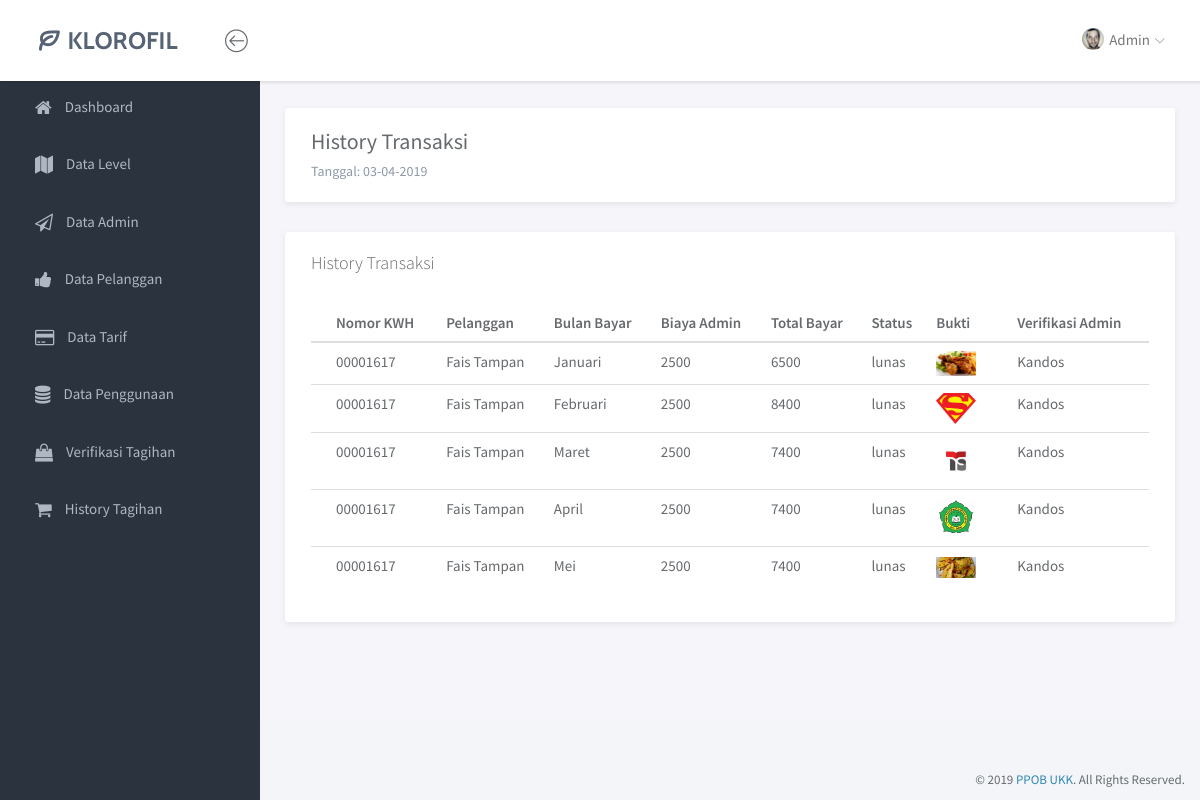
The page /index.php/pembayaran on the database its author committed.
### tables this page shows
CREATE TABLE `pembayaran` (
  `id_pembayaran` int(11) NOT NULL,
  `id_tagihan` int(11) NOT NULL,
  `tanggal_bayar` date NOT NULL,
  `bulan_bayar` varchar(20) NOT NULL,
  `biaya_admin` int(11) NOT NULL,
  `total_bayar` int(11) NOT NULL,
  `status` enum('belum lunas','lunas','pending','ditolak') NOT NULL,
  `bukti` varchar(100) NOT NULL,
  `id_admin` int(11) DEFAULT NULL
);

CREATE TABLE `pelanggan` (
  `id_pelanggan` int(11) NOT NULL,
  `username` varchar(50) NOT NULL,
  `password` varchar(50) NOT NULL,
  `nomorKWH` varchar(50) NOT NULL,
  `nama_pelanggan` varchar(50) NOT NULL,
  `alamat` text NOT NULL,
  `id_tarif` int(11) NOT NULL
);

CREATE TABLE `tagihan` (
  `id_tagihan` int(11) NOT NULL,
  `id_penggunaan` int(11) NOT NULL,
  `bulan` varchar(12) NOT NULL,
  `tahun` varchar(10) NOT NULL,
  `jumlah_meter` float NOT NULL,
  `status` enum('belum lunas','lunas','pending','ditolak') NOT NULL
);

### application/controllers/Pembayaran.php (called while the page is built, shortened)
<?php
class Pembayaran extends CI_Controller {
	public function __construct()
	{
		$this->load->model('PembayaranModel');
	}
	public function index()
	{
		$data['history'] = $this->PembayaranModel->get_history();
		$this->load->view('admin/history', $data);
	}
}

### index.php (called while the page is built, shortened)
<?php
require_once BASEPATH.'core/CodeIgniter.php';

### application/models/PembayaranModel.php (called while the page is built, shortened)
<?php
class PembayaranModel extends CI_Model {
	public function get_history()
		{
			return $this->db->join('admin', 'admin.id_admin = pembayaran.id_admin')
							->join('tagihan', 'tagihan.id_tagihan = pembayaran.id_tagihan')
							->join('penggunaan', 'penggunaan.id_penggunaan = tagihan.id_penggunaan')
							->join('pelanggan', 'pelanggan.id_pelanggan = penggunaan.id_pelanggan')
							->get('pembayaran')->result();
		}
}

### application/views/admin/history.php (the view, shortened to what this page needs)
<?php include 'header.php'; ?>
		<div class="main">
			<div class="main-content">
				<div class="container-fluid">
					<div class="panel panel-headline">
						<div class="panel-heading">
							<h3 class="panel-title">History Transaksi</h3>
							<p class="panel-subtitle">
								<?php
									echo"Tanggal: ".date("d-m-Y");
								 ?>
							</p>
						</div>
					</div>
					<div class="panel">
						<div class="row">
							<div class="col-md-6">
								<div class="panel-heading">
									<h3 class="panel-title">History Transaksi</h3>
								</div>
							</div>
						</div>
								<div class="panel-body">
									<table class="table">
										<thead>
											<tr>
												<th>Nomor KWH</th>
												<th>Pelanggan</th>
												<th>Bulan Bayar</th>
												<th>Biaya Admin</th>
												<th>Total Bayar</th>
                                                <th>Status</th>
                                                <th>Bukti</th>
                                                <th>Verifikasi Admin</th>
											</tr>
										</thead>
										<tbody>
											<?php
												foreach ($history as $h) {
													echo'
														<tr>
															<td>'.$h->nomorKWH.'</td>
															<td>'.$h->nama_pelanggan.'</td>
															<td>'.$h->bulan_bayar.'</td>
															<td>'.$h->biaya_admin.'</td>
															<td>'.$h->total_bayar.'</td>
															<td>'.$h->status.'</td>
                                                            <td><img src="'.base_url().'assets/uploads/'.$h->bukti.'" width="40"></td>
                                                            <td>'.$h->nama_admin.'</td>
														</tr>
													';
												}
											 ?>
										</tbody>
									</table>
								</div>
							</div>
				</div>
			</div>
		</div>
<?php include 'footer.php' ?>

### assets/css/main.css (style rules this page uses)
html { position: relative; min-height: 100%; }
body { background-color: #F3F5F8; font-family: "Source Sans Pro", sans-serif; font-size: 15px; color: #676a6d; }
th { font-weight: 600; }
#wrapper .main { -webkit-transition: all 0.3s ease-in-out; -moz-transition: all 0.3s ease-in-out; -ms-transition: all 0.3s ease-in-out; -o-transition: all 0.3s ease-in-out; transition: all 0.3s ease-in-out; width: calc(100% - 260px); left: 0; position: relative; float: right; background-color: #f5f5fa; }
#wrapper #sidebar-nav, #wrapper .main { padding-top: 80px; }
.main-content { padding: 28px 10px; }
.panel { -webkit-border-radius: 3px; -moz-border-radius: 3px; border-radius: 3px; -moz-box-shadow: 0 2px 6px rgba(0, 0, 0, 0.08); -webkit-box-shadow: 0 2px 6px rgba(0, 0, 0, 0.08); box-shadow: 0 2px 6px rgba(0, 0, 0, 0.08); background-color: #fff; margin-bottom: 30px; }
.panel .panel-heading, .panel .panel-body, .panel .panel-footer { padding-left: 25px; padding-right: 25px; }
.panel .panel-heading { padding-top: 20px; padding-bottom: 20px; position: relative; }
.panel .panel-heading .panel-title { margin: 0; font-size: 18px; font-weight: 300; }
.panel .panel-body { padding-top: 10px; padding-bottom: 15px; }
.panel.panel-headline .panel-heading { border-bottom: none; }
.panel.panel-headline .panel-heading .panel-title { margin-bottom: 8px; font-size: 22px; font-weight: normal; }
.panel.panel-headline .panel-heading .panel-subtitle { margin-bottom: 0; font-size: 14px; color: #8D99A8; }
.panel .table > thead > tr > td:first-child, .panel .table > thead > tr > th:first-child, .panel .table > tbody > tr > td:first-child, .panel .table > tbody > tr > th:first-child, .panel .table > tfoot > tr > td:first-child, .panel .table > tfoot > tr > th:first-child { padding-left: 25px; }
.panel .table > thead > tr > td:last-child, .panel .table > thead > tr > th:last-child, .panel .table > tbody > tr > td:last-child, .panel .table > tbody > tr > th:last-child, .panel .table > tfoot > tr > td:last-child, .panel .table > tfoot > tr > th:last-child { padding-left: 25px; }

### rows shown on the page
pembayaran: pelanggan.nomorKWH "00001617", pelanggan.nama_pelanggan "Fais Tampan", bulan_bayar "Januari", biaya_admin "2500", total_bayar "6500", tagihan.status "lunas", bukti (picture), id_admin.nama_admin "Kandos"
pembayaran: pelanggan.nomorKWH "00001617", pelanggan.nama_pelanggan "Fais Tampan", bulan_bayar "Februari", biaya_admin "2500", total_bayar "8400", tagihan.status "lunas", bukti (picture), id_admin.nama_admin "Kandos"
pembayaran: pelanggan.nomorKWH "00001617", pelanggan.nama_pelanggan "Fais Tampan", bulan_bayar "Maret", biaya_admin "2500", total_bayar "7400", tagihan.status "lunas", bukti (picture), id_admin.nama_admin "Kandos"
pembayaran: pelanggan.nomorKWH "00001617", pelanggan.nama_pelanggan "Fais Tampan", bulan_bayar "April", biaya_admin "2500", total_bayar "7400", tagihan.status "lunas", bukti (picture), id_admin.nama_admin "Kandos"
pembayaran: pelanggan.nomorKWH "00001617", pelanggan.nama_pelanggan "Fais Tampan", bulan_bayar "Mei", biaya_admin "2500", total_bayar "7400", tagihan.status "lunas", bukti (picture), id_admin.nama_admin "Kandos"
